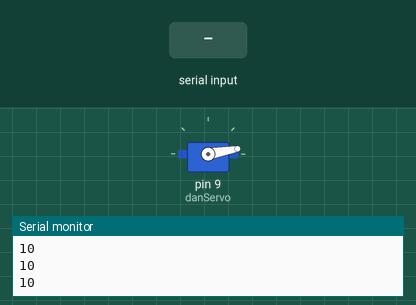
Simulated run of this sketch. Board: Arduino Uno, built with avr-gcc and run on an emulated ATmega328P. Parts: servo, the last lines printed to the serial monitor. The inputs (shaded band) are chosen by the test bench.

Above: at 1.2 s.
1.3 s: "90,45\n" received over Serial
At 2.0 s:
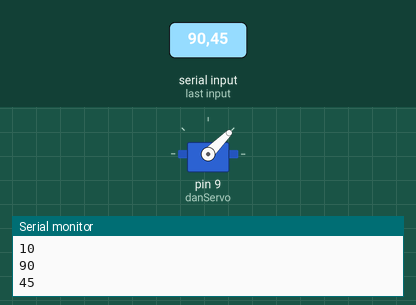
3.8 s: "30,150\n" received over Serial
At 4.6 s:
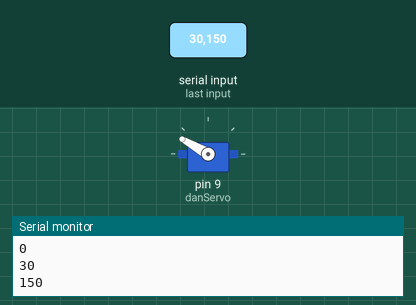
6.3 s: "200\n" received over Serial
At 6.6 s:
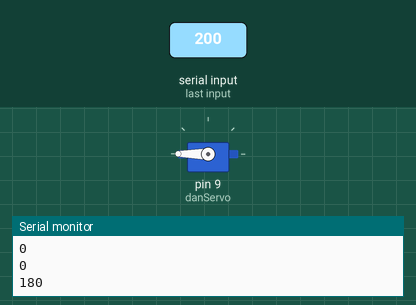
Timing chart, 0 to 9.3 s (numbered marks = the images above; inputs shaded):
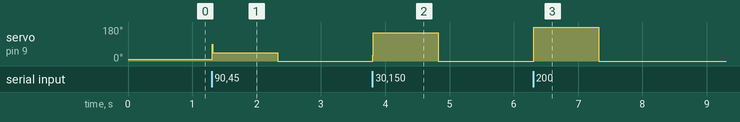

Measured:
- after the input at 1.3 s, servo on pin 9 (danServo): 10° → 45° at once, → 0° 1.0 s later
- after the input at 3.8 s, servo on pin 9 (danServo): 0° → 150° at once, → 0° 1.0 s later
- after the input at 6.3 s, servo on pin 9 (danServo): 0° → 180° at once, → 0° 1.0 s later

The sketch:

SerialParseInt.ino
```cpp
#include <Servo.h>

Servo danServo;
int angle = 10;

void setup(){
  danServo.attach(9);
  Serial.begin(9600);
  danServo.write(angle);
}

void loop(){
  if (Serial.available() > 0){
    angle = Serial.parseInt();
  }
  if (angle >= 180){
    angle = 180;
  }else if (angle <= 0){
    angle = 0;
  }
  Serial.println(angle);
  danServo.write(angle);
  delay(10);
}
```
